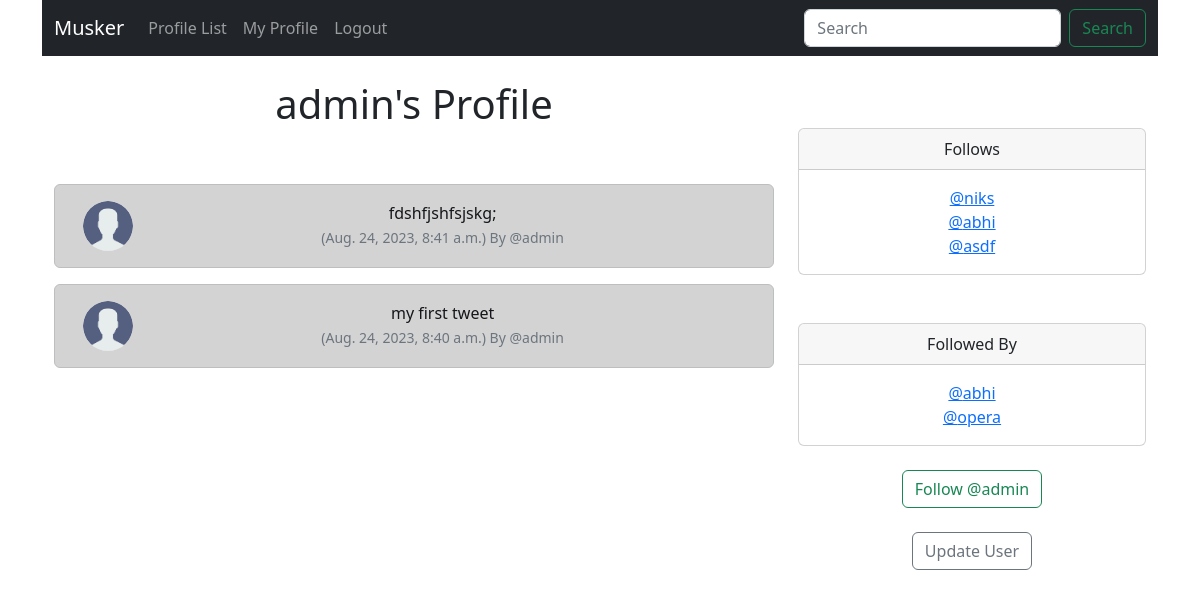
The page /profile/1/ (signed in) on the database as committed earlier.
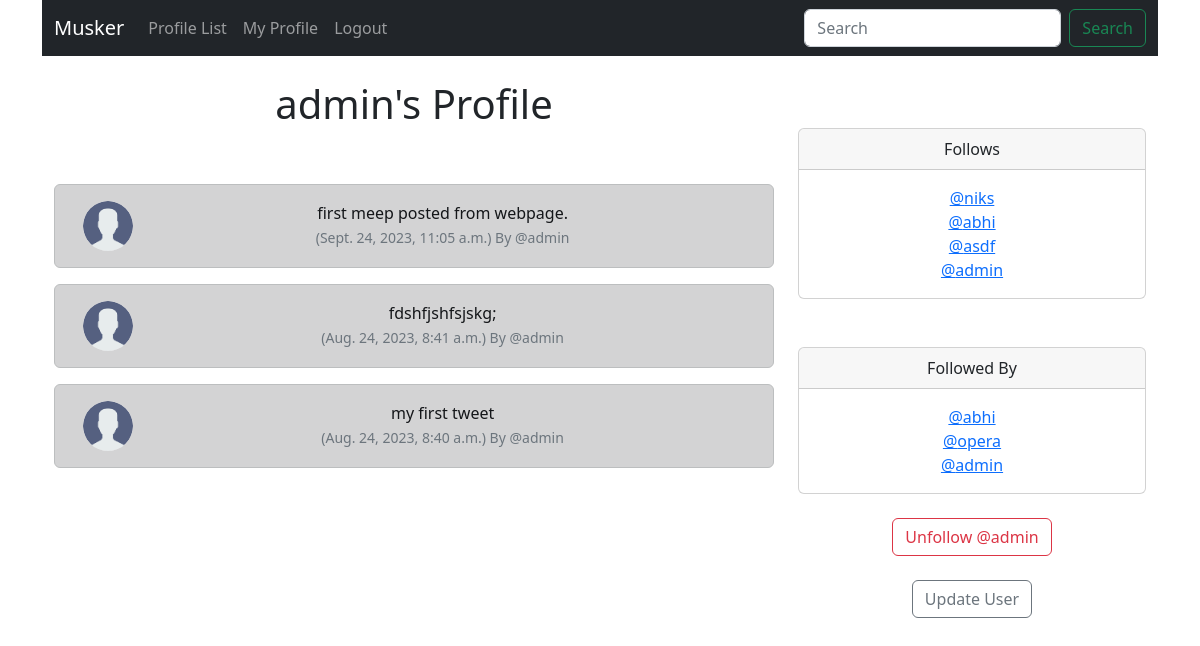
The same page on the database as committed later.
### musker/models.py (models this page shows, shortened)
class Meep(models.Model):
    user = models.ForeignKey(
        User, related_name="meeps",
        on_delete=models.DO_NOTHING
        )
    body = models.CharField(max_length=200)
    created_at = models.DateTimeField(auto_now=True)
    likes = models.ManyToManyField(User, related_name='meep_like', blank=True)

class Profile(models.Model):
    user = models.OneToOneField(User, on_delete=models.CASCADE)
    follows = models.ManyToManyField('self',
        related_name="followed_by",
        symmetrical=False,
        blank=True)
    date_modified = models.DateTimeField(User, auto_now=True)
    profile_image = models.ImageField(null=True, blank=True, upload_to="images/")
    def __str__(self):
        return self.user.username

### musker/views.py (the view, shortened to what this page needs)
# urls.py: path("profile/<int:pk>/", views.profile, name="profile"),
def profile(request, pk):
    if request.user.is_authenticated:
        profile = Profile.objects.get(user_id=pk)
        meeps = Meep.objects.filter(user_id=pk).order_by("-created_at")
        return render(request, "profile.html", {"profile" : profile, "meeps":meeps})
    else:
        messages.success(request, ("you must be logged in to view this page"))
        return redirect("home")

### musker/templates/profile.html (shortened to what this page needs)
{% extends "base.html"%}
{% load static %}
{% block content %}
{% if profile %}
    <div class="container text-center">
      <div class="row">
        <div class="col-8">
          <h1>{{ profile.user.username }}'s Profile</h1>
          <br><br>
          {% if meeps %}
              {% for meep in meeps %}
              <div class="alert alert-dark" role="alert">
        <div class="container">
          <div class="row">
            <div class="col-1">
              {% if profile.profile_image %}
              <img src="{{ profile.profile_image.url }}" width=50 height=50 class="rounded-circle" alt="{{ profile.user.username }}">
              {% else %}
              <img src="{% static 'images/dummy.png' %}" width=50 height= 50 class="rounded-circle" alt="{{ profile.user.username }}">
              {% endif %}
            </div>
            <div class="col-11">
                {{ meep.body }}<br>
                <small class="text-muted">
                ({{ meep.created_at }}) By @{{ meep.user.username }}
              </small>
              </div><br>
            </div>
          </div>
        </div>
              {% endfor %}
          {% endif %}
        </div>
    <div class="col-4">
      <br><br>
      <div class="card">
        <div class="card-header">
          Follows
        </div>
        <div class="card-body">
          <p class="card-text">
                {% for following in profile.follows.all %}
                <a href="{% url 'profile' following.user.id %}">@{{ following }}</a><br/>
                {% endfor %}
          </p>
        </div>
      </div>
      <br><br>
      <div class="card">
        <div class="card-header">
          Followed By
        </div>
        <div class="card-body">
          <p class="card-text">
                {% for following in profile.followed_by.all %}
                <a href="{% url 'profile' following.user.id %}">@{{ following }}</a><br/>
                {% endfor %}
          </p>
        </div>
      </div>
<br>
<form method=POST>
  {% if profile in user.profile.follows.all %}
    <button class="btn btn-outline-danger" name="follow" value="unfollow" type="submit">Unfollow @{{ profile.user.username | lower }}</button>
  {% else %}
  <button class="btn btn-outline-success" name="follow" value="follow" type="submit">Follow @{{ profile.user.username | lower }}</button>
  {% endif %}
</form>
<br>
{% if request.user.id == profile.user.id %}
<a href="{% url 'update_user' %}" class="btn btn-outline-secondary">Update User</a>
{% endif %}
      </div>
    </div>
    </div>
{%  endif %}
{% endblock %}

Rows that differ between the two databases and show on the page:
now on one of the page's lists (row edited): Profile: user.username "admin"
added Meep: body "first meep posted from webpage.", created_at "Sept. 24, 2023, 11:05 a.m.", user.username "admin"
Other text that changed with them:
text no longer shown: "Follow @"
text now shown: "Unfollow @"
